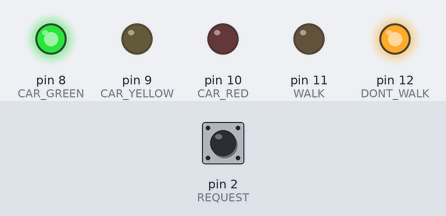
This sketch was run on a simulated Arduino Uno, built with avr-gcc and run on an emulated ATmega328P. Shown: output pins drawn as LEDs (lit = HIGH). The inputs (shaded band) are chosen by the test bench; at power-on: pin 2 (REQUEST) HIGH.

Above: at 1.2 s.
1.3 s: pin 2 (REQUEST) pulled LOW for 0.15 s
At 1.61 s:
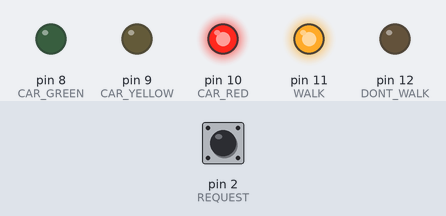
Timing chart, 0 to 4.3 s (numbered marks = the images above; inputs shaded):
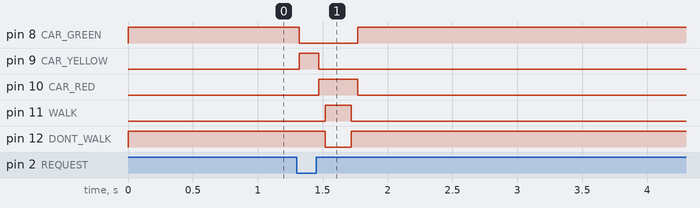

Measured:
- after the input at 1.3 s, pin 8 (CAR_GREEN): HIGH → LOW at once, → HIGH 0.45 s later; pin 9 (CAR_YELLOW): LOW → HIGH at once, → LOW 0.15 s later; pin 10 (CAR_RED): LOW → HIGH after 0.17 s, → LOW 0.30 s later; pin 11 (WALK): LOW → HIGH after 0.22 s, → LOW 0.20 s later; pin 12 (DONT_WALK): HIGH → LOW after 0.22 s, → HIGH 0.20 s later

The sketch:

sketch.ino
```cpp
const byte REQUEST = 2;
const byte CAR_GREEN = 8;
const byte CAR_YELLOW = 9;
const byte CAR_RED = 10;
const byte WALK = 11;
const byte DONT_WALK = 12;

enum State {
  GREEN,
  YELLOW,
  RED_BEFORE,
  WALKING,
  RED_AFTER
};

State state = GREEN;
unsigned long stateStart = 0;
bool requestPending = false;

// Button debounce
bool lastRaw = HIGH;
bool stableButton = HIGH;
unsigned long lastChange = 0;

void setState(State next) {
  state = next;
  stateStart = millis();

  bool g = (state == GREEN);
  bool y = (state == YELLOW);
  bool r = (state == RED_BEFORE || state == WALKING || state == RED_AFTER);
  bool w = (state == WALKING);
  bool d = (state != WALKING);

  // Turn lamps off first, then turn the new ones on, so two never overlap.
  if (!g) digitalWrite(CAR_GREEN, LOW);
  if (!y) digitalWrite(CAR_YELLOW, LOW);
  if (!r) digitalWrite(CAR_RED, LOW);
  if (!w) digitalWrite(WALK, LOW);
  if (!d) digitalWrite(DONT_WALK, LOW);

  if (g) digitalWrite(CAR_GREEN, HIGH);
  if (y) digitalWrite(CAR_YELLOW, HIGH);
  if (r) digitalWrite(CAR_RED, HIGH);
  if (w) digitalWrite(WALK, HIGH);
  if (d) digitalWrite(DONT_WALK, HIGH);
}

void setup() {
  pinMode(REQUEST, INPUT_PULLUP);

  pinMode(CAR_GREEN, OUTPUT);
  pinMode(CAR_YELLOW, OUTPUT);
  pinMode(CAR_RED, OUTPUT);
  pinMode(WALK, OUTPUT);
  pinMode(DONT_WALK, OUTPUT);

  setState(GREEN);
}

void loop() {
  unsigned long now = millis();

  // Detect button presses at any time
  bool raw = digitalRead(REQUEST);

  if (raw != lastRaw) {
    lastChange = now;
    lastRaw = raw;
  }

  if (now - lastChange >= 20 && raw != stableButton) {
    stableButton = raw;

    if (stableButton == LOW) {
      requestPending = true;
    }
  }

  unsigned long elapsed = now - stateStart;

  switch (state) {
    case GREEN:
      if (requestPending) {
        requestPending = false;
        setState(YELLOW);
      }
      break;

    case YELLOW:
      if (elapsed >= 150) {
        setState(RED_BEFORE);
      }
      break;

    case RED_BEFORE:
      if (elapsed >= 50) {
        setState(WALKING);
      }
      break;

    case WALKING:
      if (elapsed >= 200) {
        setState(RED_AFTER);
      }
      break;

    case RED_AFTER:
      if (elapsed >= 50) {
        setState(GREEN);
      }
      break;
  }
}
```
